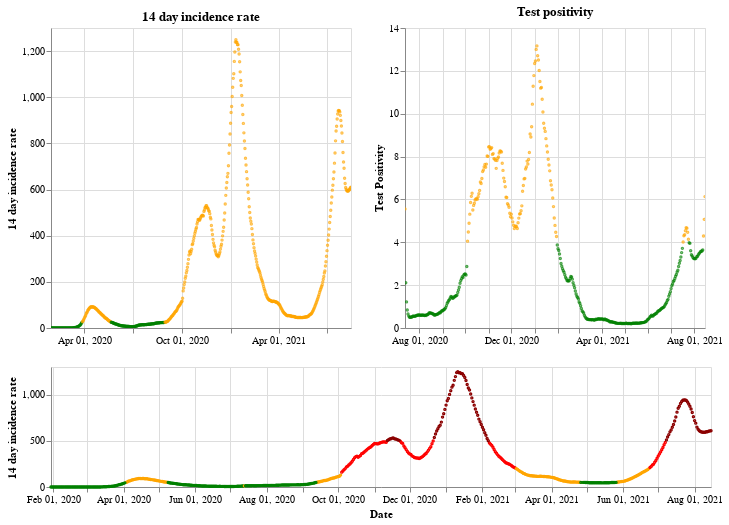

Notebook code for this chart:
### Markdown cell above
## England

### Code cell
plot_traffic_light('England')

### Figure 1 — Vega-Lite specification as saved in the notebook (floating-point values rounded to 4 significant figures; data arrays with more than 128 entries replaced by an {"elided": "..."} marker saying what was removed)
{"config": {"view": {"continuousWidth": 400, "continuousHeight": 300}}, "vconcat": [{"hconcat": [{"mark": {"type": "point", "size": 2}, "encoding": {"color": {"condition": {"value": "green", "test": "(datum.twoWeeklyCasesRate <= 25)"}, "value": "orange"}, "tooltip": [{"type": "nominal", "field": "areaName"}, {"type": "temporal", "field": "date"}, {"type": "quantitative", "field": "twoWeeklyCasesRate"}, {"type": "quantitative", "field": "testPositivity"}], "x": {"type": "temporal", "axis": {"title": ""}, "field": "date", "scale": {"domain": {"selection": "DateBrush"}}, "timeUnit": "yearmonthdate"}, "y": {"type": "quantitative", "axis": {"title": "14 day incidence rate"}, "field": "twoWeeklyCasesRate"}}, "title": "14 day incidence rate", "width": 300}, {"mark": {"type": "point", "size": 2}, "encoding": {"color": {"condition": {"value": "green", "test": "(datum.testPositivity <= 4)"}, "value": "orange"}, "tooltip": [{"type": "nominal", "field": "areaName"}, {"type": "temporal", "field": "date"}, {"type": "quantitative", "field": "twoWeeklyCasesRate"}, {"type": "quantitative", "field": "testPositivity"}], "x": {"type": "temporal", "axis": {"title": ""}, "field": "date", "scale": {"domain": {"selection": "DateBrush"}}, "timeUnit": "yearmonthdate"}, "y": {"type": "quantitative", "axis": {"title": "Test Positivity"}, "field": "testPositivity"}}, "title": "Test positivity", "width": 300}]}, {"layer": [{"mark": {"type": "point", "size": 2}, "encoding": {"color": {"condition": {"value": "orange", "test": "(((datum.testPositivity < 4) && (datum.twoWeeklyCasesRate >= 50)) && (datum.twoWeeklyCasesRate < 200))"}, "value": "red"}, "opacity": {"condition": {"value": 1, "test": "((datum.twoWeeklyCasesRate >= 50) && (datum.twoWeeklyCasesRate < 500))"}, "value": 0}, "tooltip": [{"type": "nominal", "field": "areaName"}, {"type": "temporal", "field": "date"}, {"type": "quantitative", "field": "twoWeeklyCasesRate"}, {"type": "quantitative", "field": "testPositivity"}], "x": {"type": "temporal", "axis": {"title": "Date"}, "field": "date", "timeUnit": "yearmonthdate"}, "y": {"type": "quantitative", "axis": {"title": "14 day incidence rate"}, "field": "twoWeeklyCasesRate"}}, "selection": {"DateBrush": {"type": "interval", "encodings": ["x"], "fields": ["Time"]}}}, {"mark": {"type": "point", "size": 2}, "encoding": {"color": {"value": "darkred"}, "opacity": {"condition": {"value": 1, "test": "(datum.twoWeeklyCasesRate >= 500)"}, "value": 0}, "tooltip": [{"type": "nominal", "field": "areaName"}, {"type": "temporal", "field": "date"}, {"type": "quantitative", "field": "twoWeeklyCasesRate"}, {"type": "quantitative", "field": "testPositivity"}], "x": {"type": "temporal", "axis": {"title": "Date"}, "field": "date", "timeUnit": "yearmonthdate"}, "y": {"type": "quantitative", "axis": {"title": "14 day incidence rate"}, "field": "twoWeeklyCasesRate"}}}, {"mark": {"type": "point", "size": 2}, "encoding": {"color": {"condition": {"value": "green", "test": "((datum.testPositivity < 4) && (datum.twoWeeklyCasesRate < 50))"}, "value": "orange"}, "opacity": {"condition": {"value": 1, "test": "(datum.twoWeeklyCasesRate < 50)"}, "value": 0}, "tooltip": [{"type": "nominal", "field": "areaName"}, {"type": "temporal", "field": "date"}, {"type": "quantitative", "field": "twoWeeklyCasesRate"}, {"type": "quantitative", "field": "testPositivity"}], "x": {"type": "temporal", "axis": {"title": "Date"}, "field": "date", "timeUnit": "yearmonthdate"}, "y": {"type": "quantitative", "axis": {"title": "14 day incidence rate"}, "field": "twoWeeklyCasesRate"}}}], "height": 120, "width": 660}], "data": {"name": "data-efffbc23c9e4712e333a13f65e685ee8"}, "$schema": "https://vega.github.io/schema/vega-lite/v4.8.1.json", "datasets": {"data-efffbc23c9e4712e333a13f65e685ee8": {"elided": "564 records"}}}
